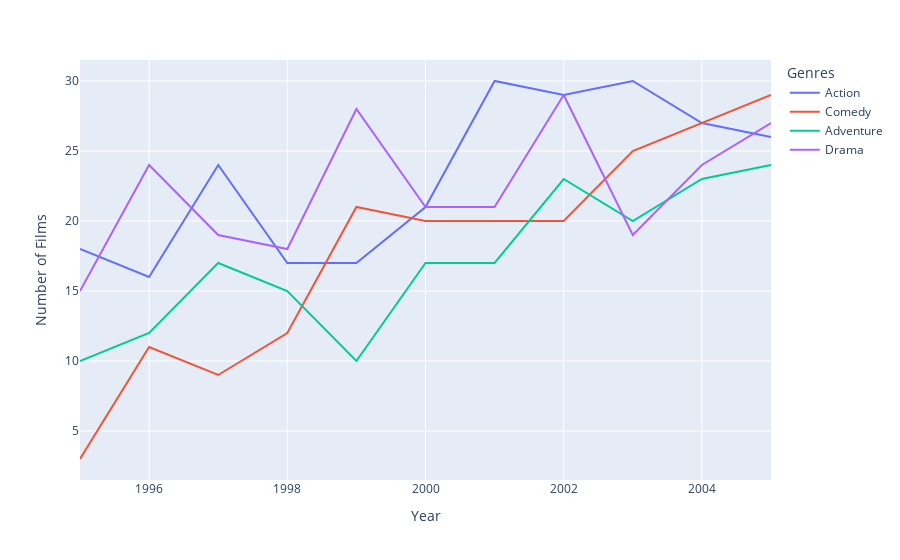

The cell this chart's notebook holds for it:
### Code cell
fig = px.line(genresGrouped, x="Year", y="Number of Films", color='Genres')
fig.show()

### Figure 1 — Plotly figure (JSON) as saved in the notebook; plotly's stock layout.template omitted (floating-point values rounded to 4 significant figures)
{"data": [{"hovertemplate": "Genres=Action<br>Year=%{x}<br>Number of Films=%{y}<extra></extra>", "legendgroup": "Action", "line": {"color": "#636efa", "dash": "solid"}, "marker": {"symbol": "circle"}, "mode": "lines", "name": "Action", "orientation": "v", "showlegend": true, "type": "scatter", "x": [1995, 1996, 1997, 1998, 1999, 2000, 2001, 2002, 2003, 2004, 2005], "xaxis": "x", "y": [18, 16, 24, 17, 17, 21, 30, 29, 30, 27, 26], "yaxis": "y"}, {"hovertemplate": "Genres=Comedy<br>Year=%{x}<br>Number of Films=%{y}<extra></extra>", "legendgroup": "Comedy", "line": {"color": "#EF553B", "dash": "solid"}, "marker": {"symbol": "circle"}, "mode": "lines", "name": "Comedy", "orientation": "v", "showlegend": true, "type": "scatter", "x": [1995, 1996, 1997, 1998, 1999, 2000, 2001, 2002, 2003, 2004, 2005], "xaxis": "x", "y": [3, 11, 9, 12, 21, 20, 20, 20, 25, 27, 29], "yaxis": "y"}, {"hovertemplate": "Genres=Adventure<br>Year=%{x}<br>Number of Films=%{y}<extra></extra>", "legendgroup": "Adventure", "line": {"color": "#00cc96", "dash": "solid"}, "marker": {"symbol": "circle"}, "mode": "lines", "name": "Adventure", "orientation": "v", "showlegend": true, "type": "scatter", "x": [1995, 1996, 1997, 1998, 1999, 2000, 2001, 2002, 2003, 2004, 2005], "xaxis": "x", "y": [10, 12, 17, 15, 10, 17, 17, 23, 20, 23, 24], "yaxis": "y"}, {"hovertemplate": "Genres=Drama<br>Year=%{x}<br>Number of Films=%{y}<extra></extra>", "legendgroup": "Drama", "line": {"color": "#ab63fa", "dash": "solid"}, "marker": {"symbol": "circle"}, "mode": "lines", "name": "Drama", "orientation": "v", "showlegend": true, "type": "scatter", "x": [1995, 1996, 1997, 1998, 1999, 2000, 2001, 2002, 2003, 2004, 2005], "xaxis": "x", "y": [15, 24, 19, 18, 28, 21, 21, 29, 19, 24, 27], "yaxis": "y"}], "layout": {"legend": {"title": {"text": "Genres"}, "tracegroupgap": 0}, "margin": {"t": 60}, "xaxis": {"anchor": "y", "domain": [0, 1], "title": {"text": "Year"}}, "yaxis": {"anchor": "x", "domain": [0, 1], "title": {"text": "Number of Films"}}}}
